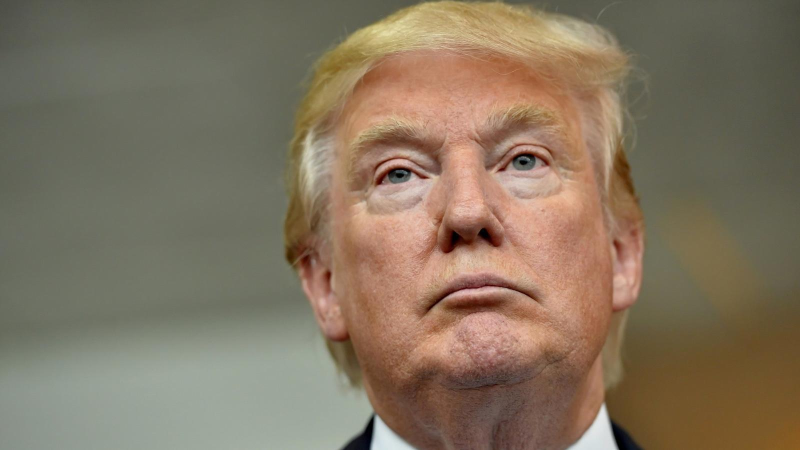
#> input picture week4/image_samples/human.jpg, 1600 x 900 px, given in place of Schnauzer.jpg, which was not available (shown at 1/2 size)
$ jupyter execute --allow-errors 4_Image_Preprocessing.ipynb   (shell and % lines are left out)   (older library calls are emulated)   (text cells are left out)
#> lines starting #> are read from the running program, lines starting #| are printed output that depends on the picture; pictures that were not available may be replaced by others from this repository, and a replacement may not be noted
[cell 1]
import torch
import torch.nn as nn
from torch.autograd import Variable
import torch.optim as optim
import torch.nn.functional as F
import numpy as np
import torchvision.transforms as transforms
import torchvision.datasets as vdatasets
import torchvision.utils as vutils
import torchvision
import random
from PIL import Image
import Augmentor

torch.manual_seed(1)
#> (this line was passed over: torch is not available in this run)

#> (the rest of this cell did not finish here and is left out)

[cell 2]
image = Image.open('image_samples/Schnauzer.jpg')
#> image is the input picture: PIL image 1600x900 RGB; mean R, G, B 131.3, 116.3, 95.9

[cell 3]
image

[cell 4]
image.size # width, height
#> Out = (1600, 900)

[cell 5]
image.crop([0,0,450,380]) # x0,y0,x1,y1 left, top, right, bottom
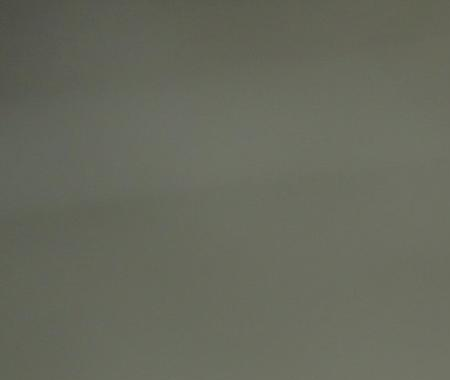
#> Out: PIL image 450x380 RGB; mean R, G, B 102.6, 105, 92.3

[cell 6]
image.resize([224,224],Image.ANTIALIAS)
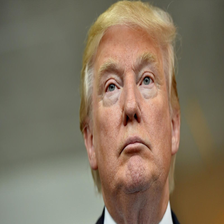
#> Out: PIL image 224x224 RGB; mean R, G, B 131.3, 116.3, 95.9

[cell 7]
# https://github.com/yunjey/show-attend-and-tell/blob/master/resize.py
def resize_image(image):
    width, height = image.size
#> width = 1600; height = 900
    if width > height:
        left = (width - height) / 2
#> left = 350
        right = width - left
#> right = 1250
        top = 0
        bottom = height
#> bottom = 900
    else:
        top = (height - width) / 2
        bottom = height - top
        left = 0
        right = width
    image = image.crop((left, top, right, bottom))
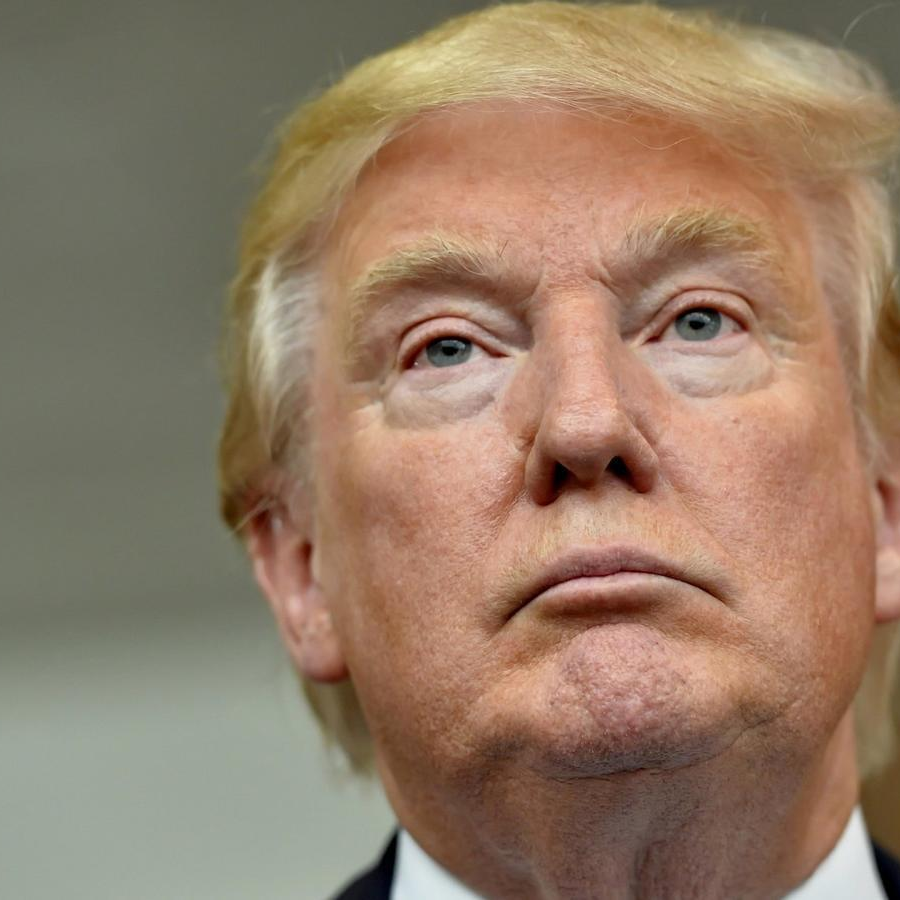
#> image: PIL image 900x900 RGB; mean R, G, B 148.9, 124.7, 103
    image = image.resize([224, 224], Image.ANTIALIAS)
#> image: PIL image 224x224 RGB
    return image

[cell 8]
resized_image = resize_image(image)

[cell 9]
resized_image

[cell 10]
resized_image.rotate(90)
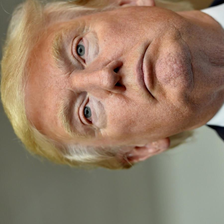
#> Out: PIL image 224x224 RGB; mean R, G, B 148.9, 124.7, 103

[cell 11]
gray_scaled = resized_image.convert("L")
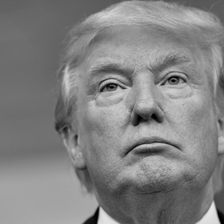
#> gray_scaled: PIL image 224x224 L; min 0, max 229, mean 129.5
gray_scaled

[cell 12]
resized_image.size
#> Out = (224, 224)

[cell 13]
pixcels = np.array(resized_image,dtype='float32')

[cell 14]
pixcels.shape
#> Out = (224, 224, 3)

[cell 15]
pixcels[:,:,0].flatten()

[cell 16]
pixcels.shape
#> Out = (224, 224, 3)

#> (a cell that did not finish here is left out)

[cell 18]
normalized=[]
for i in range(3):
    mean = np.mean(pixcels[:,:,i].flatten())
    std = np.std(pixcels[:,:,i].flatten())
    n = (pixcels[:,:,i].flatten() - mean) / std
    normalized.append(n.reshape(1,224,224))
#> this loop made 3 passes
#> (mean, std) on passes 1 to 3: (148.9, 40.14), (124.7, 34.48), (103, 34.46)
#> after the loop, normalized = 3 items

#> (the rest of this cell did not finish here and is left out)

[cell 19]
n = np.vstack(normalized)

#> (a cell that did not finish here is left out)

#> (a cell that did not finish here is left out)

#> (a cell that did not finish here is left out)

#> (a cell that did not finish here is left out)

[cell 24]
image = Image.open("/home/dsksd/바탕화면/fast_campus/슈나2.jpg")
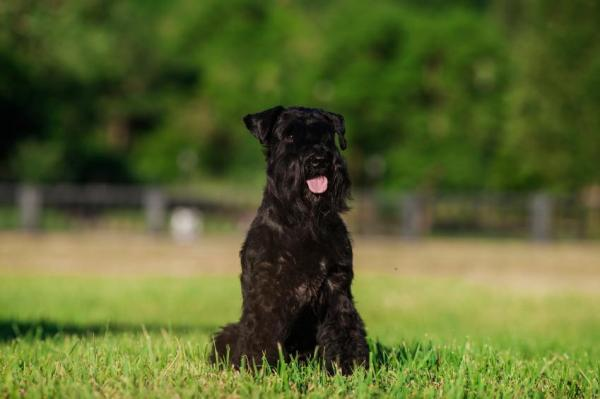
#> input picture week4/image_samples/슈나2.jpg, 600 x 399 px, found by its file name
#> image is the input picture: PIL image 600x399 RGB; mean R, G, B 89, 99.9, 45.8
# image = resize_image(image)
image
